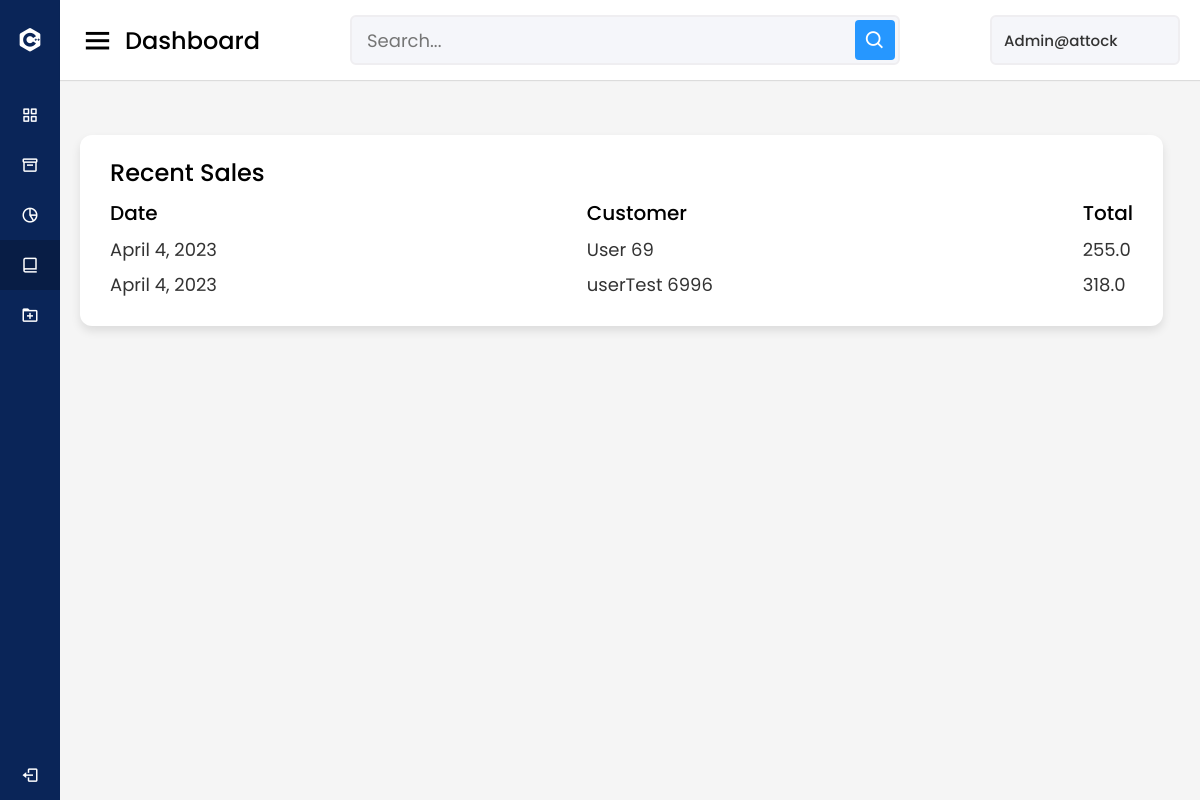
Before: /app/FuelStation/TotalOrders/2/ with the older database file.
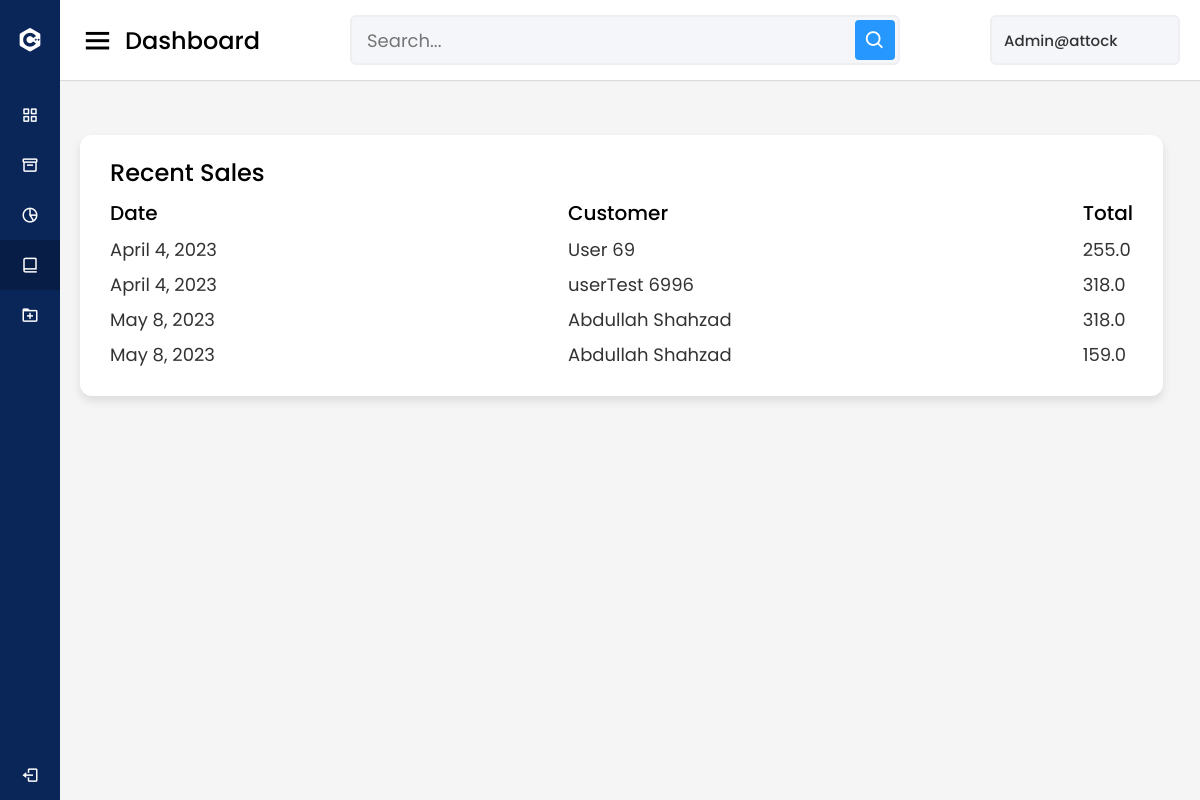
After: the same page with the newer database file.
### app/models.py (models this page shows, shortened)
class fuelStations(models.Model):
    name = models.CharField('Station Name', max_length=100)
    address = models.CharField('Station Address', max_length=500)
    email = models.EmailField(unique=True)
    phone = models.CharField(max_length=15)
    password = models.CharField(max_length=15)

class order(models.Model):
    totalCost = models.FloatField()
    Customer = models.ForeignKey(users, blank=True, null=True, on_delete=models.CASCADE)
    orderDate = models.DateField(auto_now_add=True)
    fuelStation = models.ForeignKey(fuelStations, blank=True, null=True, on_delete=models.CASCADE)
    def __str__(self):
        return self.Customer.firstName + ' ' + self.Customer.LastName + ' : ' + str(self.orderDate)

class users(models.Model):
    firstName = models.CharField(max_length=50)
    LastName = models.CharField(max_length=50)
    email = models.EmailField(blank=True, unique=True)
    phone = models.CharField(max_length=15)
    def __str__(self):
        return self.firstName + ' ' + self.LastName

### app/views.py (the view)
# urls.py: path('FuelStation/TotalOrders/<int:station_id>/', views.fuelStationOrders_view),
def fuelStationOrders_view(request, station_id):
    station = fuelStations.objects.get(pk=station_id)
    orderList = order.objects.all()
    latestOrders = order.objects.filter(fuelStation=station).order_by('-id')[:10]
    print("type(latestOrders): ", type(latestOrders))
    print("latestOrders: ", latestOrders)
    fields_list = latestOrders.values('Customer', 'totalCost')
    print(list(fields_list))
    context = {
        'station_id': station_id,
        'station': station,
        'orderList': orderList
    }
    print("==========================")
    print("fIdx: ", fIdx)
    print("==========================")
    return render(request, 'stationDashOrdersList.html', context)

### app/templates/stationDashOrdersList.html (shortened to what this page needs)
<!DOCTYPE html>
<html lang="en" dir="ltr">
    <head>
        <link rel="stylesheet" href="/static/css/dashboard.css">
        <link href='https://unpkg.com/boxicons@2.0.7/css/boxicons.min.css' rel='stylesheet'>
    </head>
    <body>
        <div class="sidebar">
            <div class="logo-details">
                <i class='bx bxl-c-plus-plus'></i>
                <span class="logo_name">One Planet Fuel Station</span>
            </div>
            <ul class="nav-links">
                <li>
                    <a href="/app/FuelStation/{{ station.id }}/">
                        <i class='bx bx-grid-alt'></i>
                        <span class="links_name">Dashboard</span>
                    </a>
                </li>
                <li>
                    <a href="/app/AddProducts/{{ station.id }}/">
                        <i class='bx bx-box'></i>
                        <span class="links_name">Product</span>
                    </a>
                </li>
                <li>
                    <a href="/app/FuelStation/Analytics/{{ station.id }}/">
                        <i class='bx bx-pie-chart-alt-2'></i>
                        <span class="links_name">Analytics</span>
                    </a>
                </li>
                <li>
                    <a href="/app/FuelStation/TotalOrders/{{ station.id }}/" class="active">
                        <i class='bx bx-book-alt'></i>
                        <span class="links_name">Total order</span>
                    </a>
                </li>
                <li>
                    <a href="/app/Post-A-Job/{{ station.id }}/">
                        <i class='bx bx-folder-plus'></i>
                        <span class="links_name">Post Jobs</span>
                    </a>
                </li>
                <li class="log_out">
                    <a href="/app/LogIn/">
                        <i class='bx bx-log-out'></i>
                        <span class="links_name">Log out</span>
                    </a>
                </li>
            </ul>
        </div>
        <section class="home-section">
            <nav>
                <div class="sidebar-button">
                    <i class='bx bx-menu sidebarBtn'></i>
                    <a class="no-underline" href="/app/FuelStation/{{ station.id }}/">
                        <span class="dashboard">Dashboard</span>
                    </a>
                </div>
                <div class="search-box">
                    <input type="text" placeholder="Search...">
                    <i class='bx bx-search'></i>
                </div>
                <div class="profile-details">
                    <span class="admin_name">Admin@{{ station.name }}</span>
                </div>
            </nav>
            <div class="home-content">
                <br>
                <div class="sales-boxes">
                    <div class="recent-sales box">
                        <div class="title">Recent Sales</div>
                        <div class="sales-details">
                            <ul class="details">
                                <li class="topic">Date</li>
                                {% for ordr in orderList %}
                                    {% if ordr.fuelStation == station %}
                                        <li><a href="#">{{ ordr.orderDate }}</a></li>
                                    {% endif %}
                                {% endfor %}
                            </ul>
                            <ul class="details">
                                <li class="topic">Customer</li>
                                {% for ordr in orderList %}
                                    {% if ordr.fuelStation == station %}
                                        <li><a href="#">{{ ordr.Customer }}</a></li>
                                    {% endif %}
                                {% endfor %}
                            </ul>
                            <ul class="details">
                                <li class="topic">Total</li>
                                {% for ordr in orderList %}
                                    {% if ordr.fuelStation == station %}
                                        <li><a href="#">{{ ordr.totalCost }}</a></li>
                                    {% endif %}
                                {% endfor %}
                            </ul>
                        </div>
                    </div>
                </div>
            </div>
        </section>
    </body>
</html>

### app/static/css/dashboard.css (style rules this page uses)
* { margin: 0; padding: 0; box-sizing: border-box; font-family: 'Poppins', sans-serif; }
.sidebar { position: fixed; height: 100%; width: 220px; background:#0A2558; transition: all 0.5s ease; }
.sidebar .logo-details { height: 80px; display: flex; align-items: center; }
.sidebar .logo-details i { font-size: 28px; font-weight: 500; color: #fff; min-width: 60px; text-align: center }
.sidebar .logo-details .logo_name { color: #fff; font-size: 24px; font-weight: 500; }
.sidebar .nav-links { margin-top: 10px; }
.sidebar .nav-links li { position: relative; list-style: none; height: 50px; }
.sidebar .nav-links li a { height: 100%; width: 100%; display: flex; align-items: center; text-decoration: none; transition: all 0.4s ease; }
.sidebar .nav-links li a.active { background: #081D45; }
.sidebar .nav-links li i { min-width: 60px; text-align: center; font-size: 18px; color: #fff; }
.sidebar .nav-links li a .links_name { color: #fff; font-size: 15px; font-weight: 400; white-space: nowrap; }
.sidebar .nav-links .log_out { position: absolute; bottom: 0; width: 100%; }
.home-section { position: relative; background: #f5f5f5; min-height: 100vh; width: calc(100% - 220px); left: 220px; transition: all 0.5s ease; }
.home-section nav { display: flex; justify-content: space-between; height: 80px; background: #fff; display: flex; align-items: center; position: fixed; width: calc(100% - 220px); left: 220px; z-index: 100; padding: 0 20px; box-shadow: 0 1px 1px rgba(0, 0, 0, 0.1); transition: all 0.5s ease; }
.home-section nav .sidebar-button { display: flex; align-items: center; font-size: 24px; font-weight: 500; }
nav .sidebar-button i { font-size: 35px; margin-right: 10px; }
.home-section nav .search-box { position: relative; height: 50px; max-width: 550px; width: 100%; margin: 0 20px; }
nav .search-box input { height: 100%; width: 100%; outline: none; background: #F5F6FA; border: 2px solid #EFEEF1; border-radius: 6px; font-size: 18px; padding: 0 15px; }
nav .search-box .bx-search { position: absolute; height: 40px; width: 40px; background: #2697FF; right: 5px; top: 50%; transform: translateY(-50%); border-radius: 4px; line-height: 40px; text-align: center; color: #fff; font-size: 22px; transition: all 0.4 ease; }
.home-section nav .profile-details { display: flex; align-items: center; background: #F5F6FA; border: 2px solid #EFEEF1; border-radius: 6px; height: 50px; min-width: 190px; padding: 0 15px 0 2px; }
nav .profile-details .admin_name { font-size: 15px; font-weight: 500; color: #333; margin: 0 10px; white-space: nowrap; }
.home-section .home-content { position: relative; padding-top: 110px; }
.home-content .sales-boxes { display: flex; justify-content: space-between; }
.home-content .sales-boxes .recent-sales { width: 65%; background: #fff; padding: 20px 30px; margin: 0 20px; border-radius: 12px; box-shadow: 0 5px 10px rgba(0, 0, 0, 0.1); }
.home-content .sales-boxes .sales-details { display: flex; align-items: center; justify-content: space-between; }
.sales-boxes .box .title { font-size: 24px; font-weight: 500; }
.sales-boxes .sales-details li.topic { font-size: 20px; font-weight: 500; }
.sales-boxes .sales-details li { list-style: none; margin: 8px 0; }
.sales-boxes .sales-details li a { font-size: 18px; color: #333; font-size: 400; text-decoration: none; }
@media (max-width: 1240px) { .sidebar { width: 60px; } }
@media (max-width: 1240px) { .home-section { width: calc(100% - 60px); left: 60px; } }
@media (max-width: 1240px) { .home-section nav { width: calc(100% - 60px); left: 60px; } }

### app/templates/stationDashOrdersList.html (style rules this page uses)
.home-content .sales-boxes .recent-sales { width: 95%; background: #fff; padding: 20px 30px; margin: 0 20px; border-radius: 12px; box-shadow: 0 5px 10px rgba(0, 0, 0, 0.1); }
.no-underline { text-decoration: none; color: black; }

Changed rows visible on the page:
added order: orderDate "May 8, 2023", Customer "Abdullah Shahzad", totalCost "318.0"
added order: orderDate "May 8, 2023", Customer "Abdullah Shahzad", totalCost "159.0"
